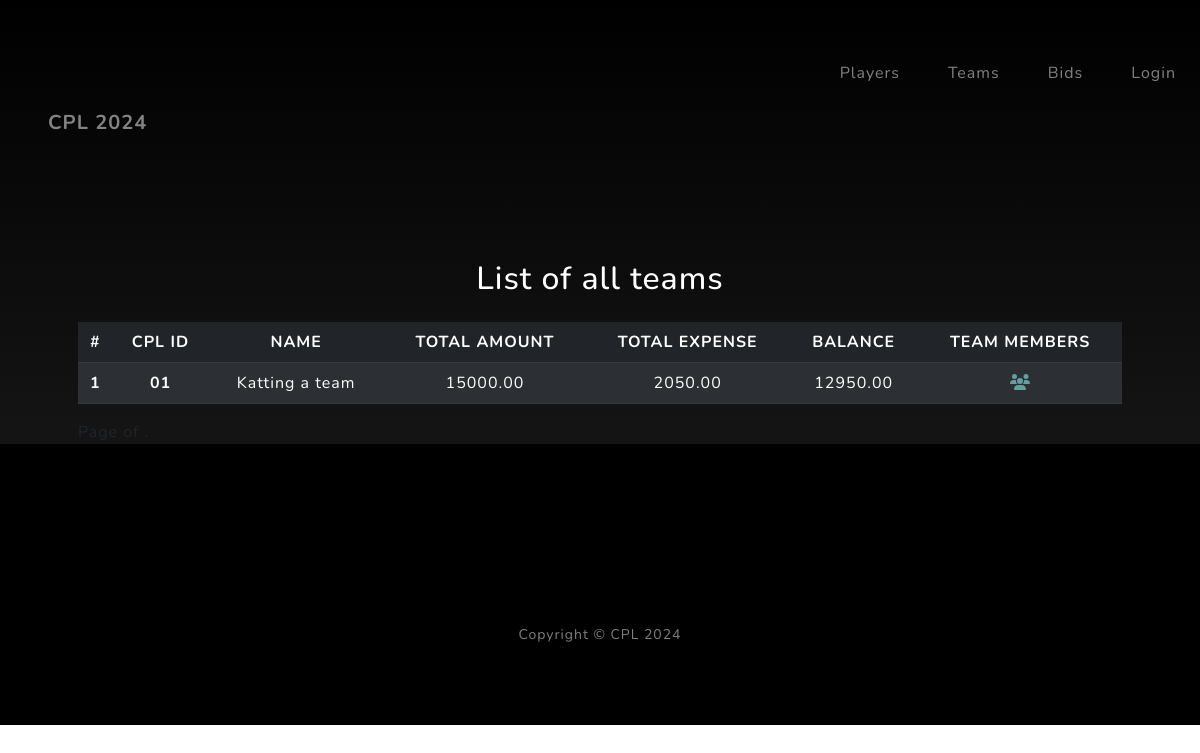
Before: /teams/ with the older database file.
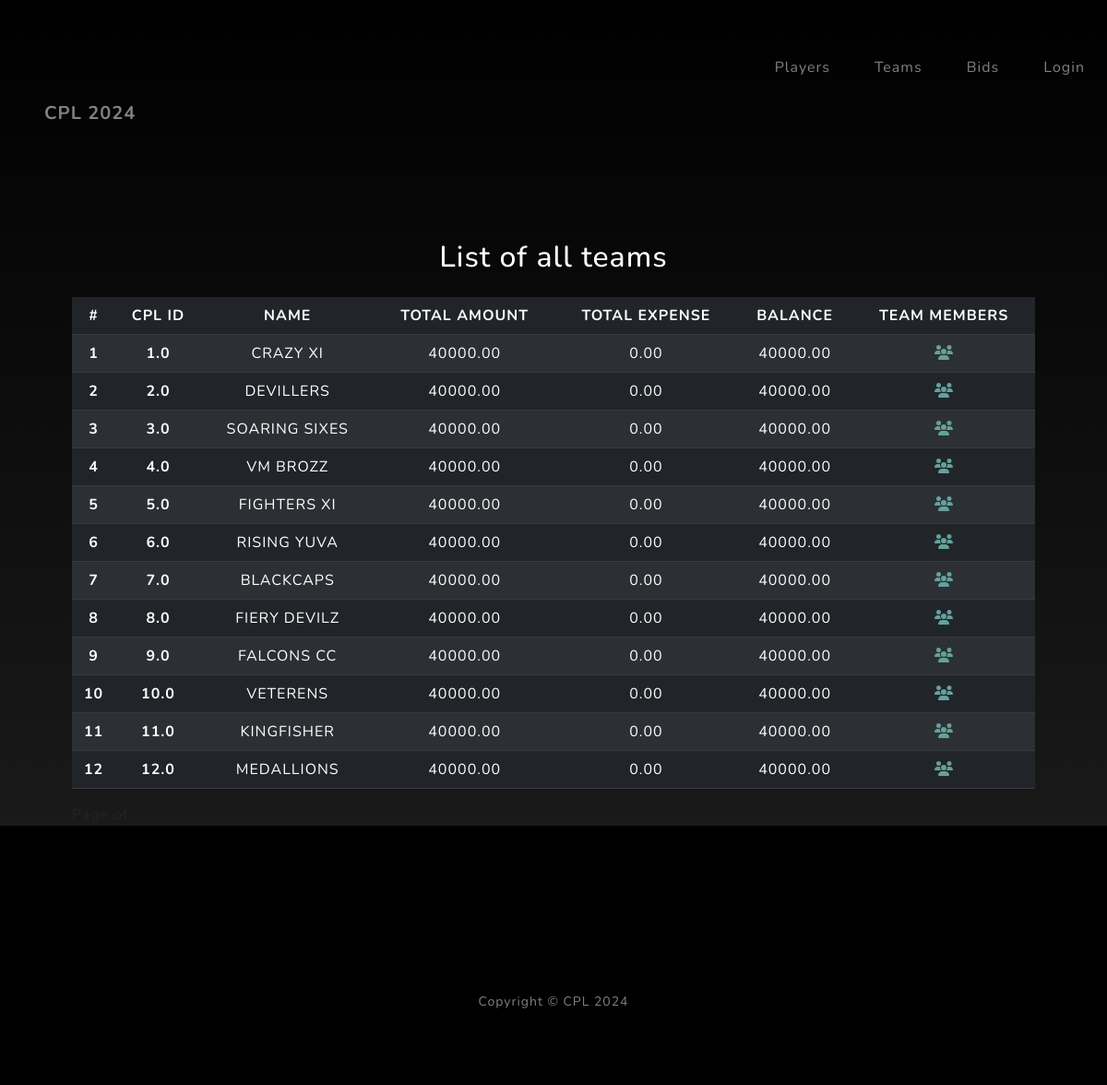
After: the same page with the newer database file.
### cpl_backend/models.py (models this page shows, shortened)
class Team(models.Model):
    class Meta:
        db_table = "teams"
    cpl_id = models.CharField(unique=True, max_length=100)
    name = models.CharField(max_length=100)
    description = models.TextField()
    logo = models.FileField(upload_to="teams/logo")
    total_amount = models.DecimalField(default=TEAM_BASIC_AMOUNT, decimal_places=2, max_digits=10)
    expended_amount = models.DecimalField(default=0, decimal_places=2, max_digits=10)
    balance_amount = models.DecimalField(decimal_places=2, max_digits=10, null=True, blank=True)
    created_at = models.DateField(auto_now=True)

### cpl_backend/views.py (the view)
# urls.py: path('teams/', views.list_teams, name="teams"),
def list_teams(request):
    try:
        teams = Team.objects.all()
    except Exception as e:
        messages.error(request, f'An error occurred: {str(e)}')
    context = {
        "teams": paginate(request=request, queryset=teams),
        "title": "List of all teams",
        "MEDIA_URL": settings.MEDIA_URL,
        "SITE_INFO": constants.SITE_INFO
        }
    return render(request, "pages/teams.html", context)

### cpl_backend/views.py (called while the page is built)
def paginate(request, queryset):
    paginator = Paginator(queryset, 20)
    page = request.GET.get('page')
    try:
        items = paginator.page(page)
    except PageNotAnInteger:
        items = paginator.page(1)
    except EmptyPage:
        items = paginator.page(paginator.num_pages)
    return items

### cpl_backend/templates/pages/teams.html (shortened to what this page needs)
{% extends "pages/base.html" %}
{% block content %}
<table class="table table-striped table-dark">
    <thead>
      <tr>
        <th scope="col">#</th>
        <th scope="col">CPL ID</th>
        <th scope="col">NAME</th>
        <th scope="col">TOTAL AMOUNT</th>
        <th scope="col">TOTAL EXPENSE</th>
        <th scope="col">BALANCE</th>
        <th scope="col">TEAM MEMBERS</th>
      </tr>
    </thead>
    <tbody>
    {% for team in teams %}
      <tr>
        <th scope="row">{{ forloop.counter }}</th>
        <th scope="row">{{ team.cpl_id }}</th>
        <td>{{ team.name }}</td>
        <td>{{ team.total_amount }}</td>
        <td>{{ team.expended_amount }}</td>
        <td>{{ team.balance_amount }}</td>
        <td><a href="/teams/{{team.id}}">
                <i class="fa-solid fa-users"></i>
            </a>
        </td>
      </tr>
      {% endfor %}
    </tbody>
  </table>
  <div class="pagination">
    <span class="step-links">
        <span class="current">
        </span>
    </span>
</div>
{% endblock %}

### cpl_backend/templates/pages/base.html (shortened to what this page needs)
{% load static  %}
<!DOCTYPE html>
<html lang="en">
    <head>
        <link href="{% static 'css/styles.css' %}" rel="stylesheet" />
    </head>
    <body id="page-top">
        <nav class="navbar navbar-expand-lg navbar-light fixed-top navbar-shrink" id="mainNav">
            <div class="container px-4 px-lg-5">
                <a class="navbar-brand" href="/">CPL 2024</a>
            </div>
            <div class="collapse navbar-collapse" id="navbarResponsive">
                <ul class="navbar-nav ms-auto">
                    <li class="nav-item"><a class="nav-link" href="/players">Players</a></li>
                    <li class="nav-item"><a class="nav-link" href="/teams">Teams</a></li>
                    <li class="nav-item"><a class="nav-link" href="/bids">Bids</a></li>
                    <li class="nav-item"><a class="nav-link" href="/admin">Login</a></li>
                </ul>
            </div>
        </nav>
        <section class="about-section text-center" id="about">
            <div class="container px-4 px-lg-5">
                <div class="row gx-4 gx-lg-5 justify-content-center">
                    <div class="col-lg-12">
                        <h2 class="text-white mb-4">
                            {{ title }}
                        </h2>
                        {% block content %}
                        {% endblock %}
                    </div>
                </div>
            </div>
        <section>
        <footer class="footer bg-black small text-center text-white-50"><div class="container px-4 px-lg-5">Copyright &copy; CPL 2024</div></footer>
    </body>
</html>

Changed rows visible on the page:
removed Team: cpl_id "01", name "Katting a team", total_amount "15000.00", expended_amount "2050.00", balance_amount "12950.00"
added Team: cpl_id "1.0", name "CRAZY XI", total_amount "40000.00", expended_amount "0.00", balance_amount "40000.00"
added Team: cpl_id "2.0", name "DEVILLERS", total_amount "40000.00", expended_amount "0.00", balance_amount "40000.00"
added Team: cpl_id "3.0", name "SOARING SIXES", total_amount "40000.00", expended_amount "0.00", balance_amount "40000.00"
added Team: cpl_id "4.0", name "VM BROZZ", total_amount "40000.00", expended_amount "0.00", balance_amount "40000.00"
added Team: cpl_id "5.0", name "FIGHTERS XI", total_amount "40000.00", expended_amount "0.00", balance_amount "40000.00"
added Team: cpl_id "6.0", name "RISING YUVA", total_amount "40000.00", expended_amount "0.00", balance_amount "40000.00"
added Team: cpl_id "7.0", name "BLACKCAPS", total_amount "40000.00", expended_amount "0.00", balance_amount "40000.00"
added Team: cpl_id "8.0", name "FIERY DEVILZ", total_amount "40000.00", expended_amount "0.00", balance_amount "40000.00"
added Team: cpl_id "9.0", name "FALCONS CC", total_amount "40000.00", expended_amount "0.00", balance_amount "40000.00"
added Team: cpl_id "10.0", name "VETERENS", total_amount "40000.00", expended_amount "0.00", balance_amount "40000.00"
added Team: cpl_id "11.0", name "KINGFISHER", total_amount "40000.00", expended_amount "0.00", balance_amount "40000.00"
added Team: cpl_id "12.0", name "MEDALLIONS", total_amount "40000.00", expended_amount "0.00", balance_amount "40000.00"
